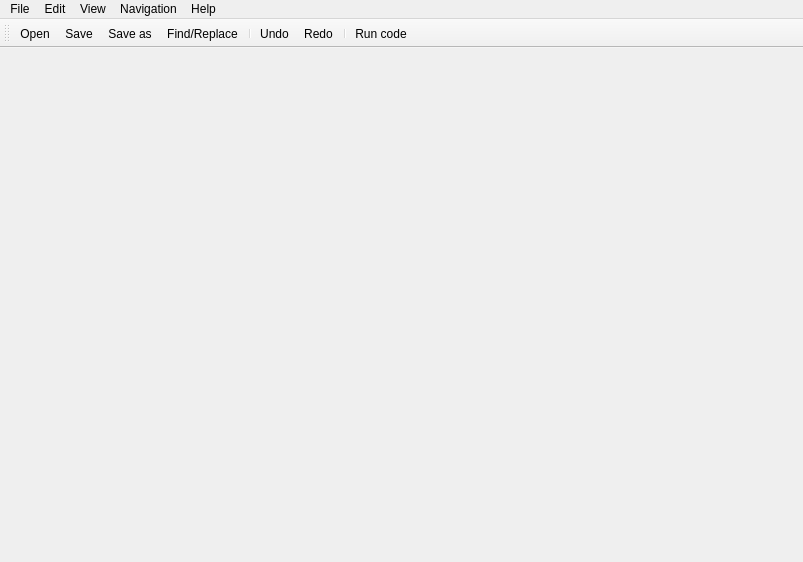
<?xml version="1.0" encoding="UTF-8"?>
<ui version="4.0">
 <class>EELEditor</class>
 <widget class="QMainWindow" name="EELEditor">
  <property name="geometry">
   <rect>
    <x>0</x>
    <y>0</y>
    <width>803</width>
    <height>562</height>
   </rect>
  </property>
  <property name="windowTitle">
   <string>EEL Scripting IDE</string>
  </property>
  <widget class="QWidget" name="centralwidget"/>
  <widget class="QMenuBar" name="menuBar">
   <property name="geometry">
    <rect>
     <x>0</x>
     <y>0</y>
     <width>803</width>
     <height>22</height>
    </rect>
   </property>
   <property name="defaultUp">
    <bool>false</bool>
   </property>
   <widget class="QMenu" name="menuFile">
    <property name="title">
     <string>File</string>
    </property>
    <addaction name="actionOpen_file"/>
    <addaction name="actionSave"/>
    <addaction name="actionSave_as"/>
    <addaction name="actionClose_filw"/>
    <addaction name="separator"/>
    <addaction name="actionRun_code"/>
   </widget>
   <widget class="QMenu" name="menuEdit">
    <property name="title">
     <string>Edit</string>
    </property>
    <addaction name="separator"/>
    <addaction name="actionUndo"/>
    <addaction name="actionRedo"/>
    <addaction name="separator"/>
    <addaction name="actionFind_Replace"/>
    <addaction name="actionGo_to_line"/>
   </widget>
   <widget class="QMenu" name="menuNavigation">
    <property name="title">
     <string>Navigation</string>
    </property>
    <addaction name="separator"/>
    <addaction name="separator"/>
    <addaction name="actionJump_to_function"/>
    <addaction name="separator"/>
    <addaction name="actionGo_to_init"/>
    <addaction name="actionGo_to_sample"/>
   </widget>
   <widget class="QMenu" name="menuView">
    <property name="title">
     <string>View</string>
    </property>
   </widget>
   <widget class="QMenu" name="menuHelp">
    <property name="title">
     <string>Help</string>
    </property>
    <addaction name="actionEEL2_documentation"/>
   </widget>
   <addaction name="menuFile"/>
   <addaction name="menuEdit"/>
   <addaction name="menuView"/>
   <addaction name="menuNavigation"/>
   <addaction name="menuHelp"/>
  </widget>
  <widget class="QToolBar" name="toolBar">
   <property name="maximumSize">
    <size>
     <width>16777215</width>
     <height>16777215</height>
    </size>
   </property>
   <property name="windowTitle">
    <string>toolBar</string>
   </property>
   <property name="orientation">
    <enum>Qt::Horizontal</enum>
   </property>
   <property name="iconSize">
    <size>
     <width>16</width>
     <height>16</height>
    </size>
   </property>
   <property name="toolButtonStyle">
    <enum>Qt::ToolButtonTextUnderIcon</enum>
   </property>
   <attribute name="toolBarArea">
    <enum>TopToolBarArea</enum>
   </attribute>
   <attribute name="toolBarBreak">
    <bool>false</bool>
   </attribute>
   <addaction name="actionOpen_file"/>
   <addaction name="actionSave"/>
   <addaction name="actionSave_as"/>
   <addaction name="actionFind_Replace"/>
   <addaction name="separator"/>
   <addaction name="actionUndo"/>
   <addaction name="actionRedo"/>
   <addaction name="separator"/>
   <addaction name="actionRun_code"/>
  </widget>
  <action name="actionOpen_file">
   <property name="icon">
    <iconset resource="editorresources.qrc">
     <normaloff>:/icons/open_folder.svg</normaloff>:/icons/open_folder.svg</iconset>
   </property>
   <property name="text">
    <string>Open</string>
   </property>
   <property name="toolTip">
    <string>Open script</string>
   </property>
   <property name="shortcut">
    <string>Ctrl+O</string>
   </property>
  </action>
  <action name="actionClose_filw">
   <property name="icon">
    <iconset resource="editorresources.qrc">
     <normaloff>:/icons/close.svg</normaloff>:/icons/close.svg</iconset>
   </property>
   <property name="text">
    <string>Close file</string>
   </property>
   <property name="toolTip">
    <string>Close file</string>
   </property>
   <property name="shortcut">
    <string>Ctrl+Shift+W</string>
   </property>
  </action>
  <action name="actionSave">
   <property name="icon">
    <iconset resource="editorresources.qrc">
     <normaloff>:/icons/save.svg</normaloff>:/icons/save.svg</iconset>
   </property>
   <property name="text">
    <string>Save</string>
   </property>
   <property name="shortcut">
    <string>Ctrl+S</string>
   </property>
  </action>
  <action name="actionSave_as">
   <property name="icon">
    <iconset resource="editorresources.qrc">
     <normaloff>:/icons/saveas.svg</normaloff>:/icons/saveas.svg</iconset>
   </property>
   <property name="text">
    <string>Save as...</string>
   </property>
   <property name="shortcut">
    <string>Ctrl+Shift+S</string>
   </property>
  </action>
  <action name="actionUndo">
   <property name="icon">
    <iconset resource="editorresources.qrc">
     <normaloff>:/icons/undo.svg</normaloff>:/icons/undo.svg</iconset>
   </property>
   <property name="text">
    <string>Undo</string>
   </property>
   <property name="shortcut">
    <string>Ctrl+Z</string>
   </property>
  </action>
  <action name="actionRedo">
   <property name="icon">
    <iconset resource="editorresources.qrc">
     <normaloff>:/icons/redo.svg</normaloff>:/icons/redo.svg</iconset>
   </property>
   <property name="text">
    <string>Redo</string>
   </property>
   <property name="shortcut">
    <string>Ctrl+Shift+Z</string>
   </property>
  </action>
  <action name="actionFind_Replace">
   <property name="icon">
    <iconset resource="editorresources.qrc">
     <normaloff>:/icons/FindInFile_16x.svg</normaloff>:/icons/FindInFile_16x.svg</iconset>
   </property>
   <property name="text">
    <string>Find/Replace...</string>
   </property>
   <property name="shortcut">
    <string>Ctrl+F</string>
   </property>
  </action>
  <action name="actionGo_to_line">
   <property name="text">
    <string>Go to Line...</string>
   </property>
   <property name="shortcut">
    <string>Ctrl+L</string>
   </property>
  </action>
  <action name="actionJump_to_function">
   <property name="text">
    <string>Jump to function...</string>
   </property>
   <property name="shortcut">
    <string>Ctrl+M</string>
   </property>
  </action>
  <action name="actionGo_to_init">
   <property name="text">
    <string>Go to @init</string>
   </property>
   <property name="shortcut">
    <string>F2</string>
   </property>
  </action>
  <action name="actionGo_to_sample">
   <property name="text">
    <string>Go to @sample</string>
   </property>
   <property name="shortcut">
    <string>F3</string>
   </property>
  </action>
  <action name="actionAutomatic_Parentheses">
   <property name="checkable">
    <bool>true</bool>
   </property>
   <property name="text">
    <string>Automatic Parentheses</string>
   </property>
  </action>
  <action name="actionReplace_Tabs_with_Spaces">
   <property name="checkable">
    <bool>true</bool>
   </property>
   <property name="text">
    <string>Replace Tabs with Spaces</string>
   </property>
  </action>
  <action name="actionEEL2_documentation">
   <property name="icon">
    <iconset resource="editorresources.qrc">
     <normaloff>:/icons/help.svg</normaloff>:/icons/help.svg</iconset>
   </property>
   <property name="text">
    <string>EEL2 documentation</string>
   </property>
   <property name="shortcut">
    <string>F1</string>
   </property>
  </action>
  <action name="actionRun_code">
   <property name="icon">
    <iconset resource="editorresources.qrc">
     <normaloff>:/icons/StatusRun_16x.svg</normaloff>:/icons/StatusRun_16x.svg</iconset>
   </property>
   <property name="text">
    <string>Run code</string>
   </property>
   <property name="shortcut">
    <string>F5</string>
   </property>
  </action>
 </widget>
 <resources>
  <include location="editorresources.qrc"/>
 </resources>
 <connections/>
</ui>
